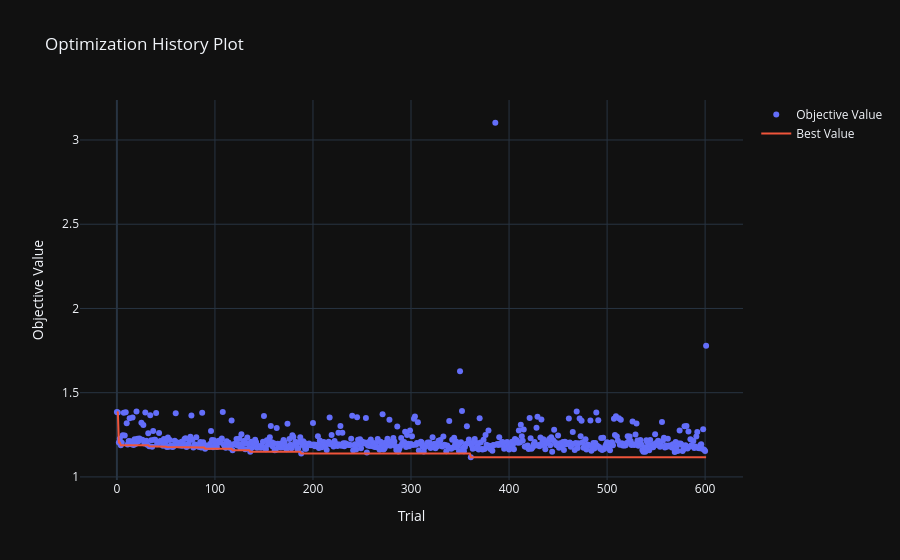
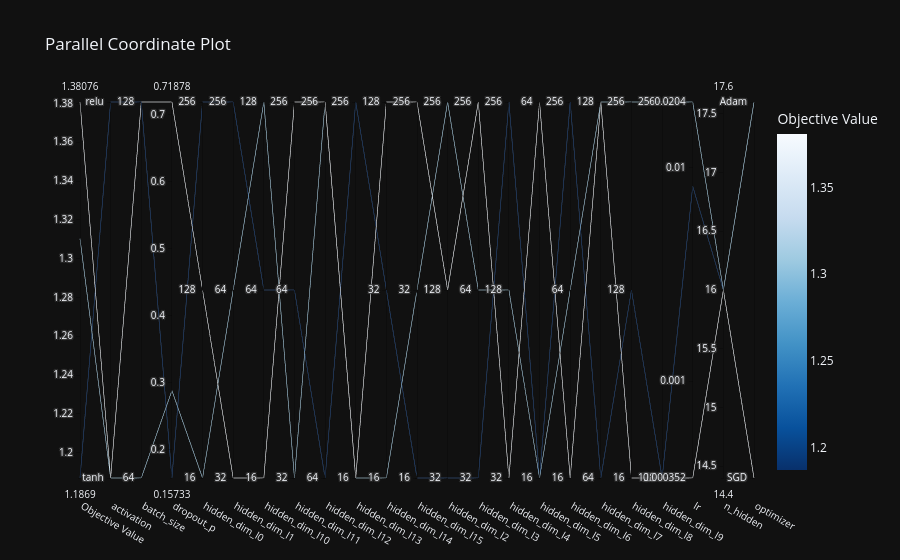
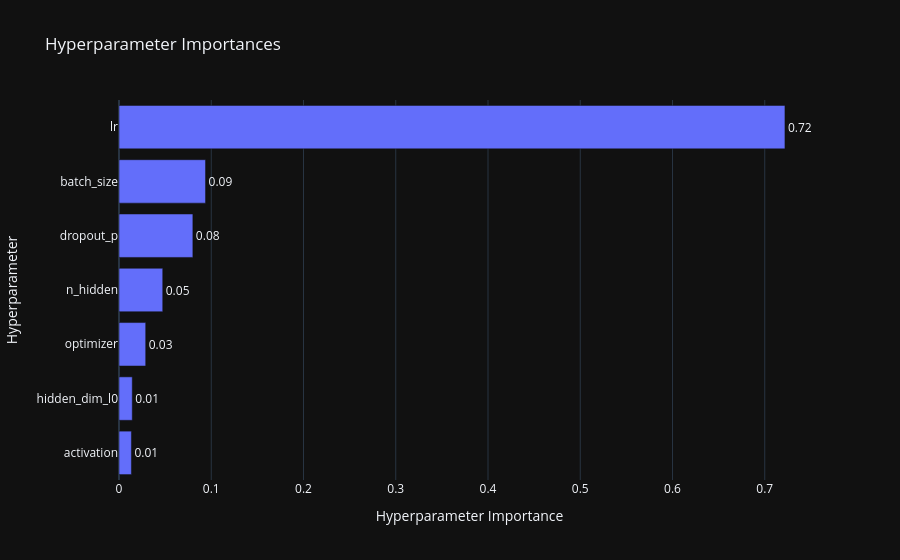
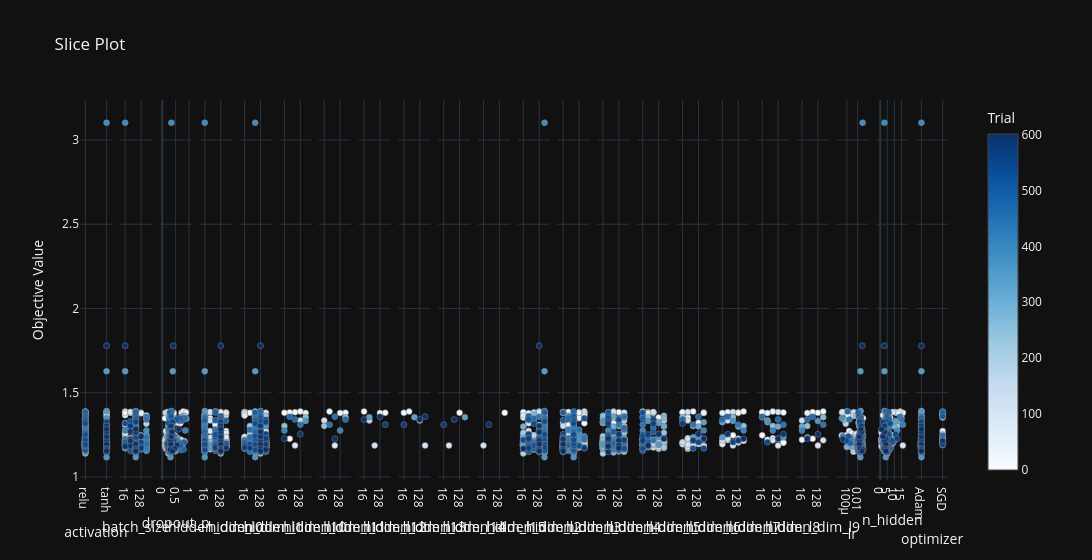

Notebook source saved alongside these figures, in order:
### Code cell
import optuna
from optuna.visualization import plot_optimization_history, plot_parallel_coordinate, plot_param_importances, plot_slice, plot_contour

fig1 = plot_optimization_history(study)
fig1.show()

fig2 = plot_parallel_coordinate(study)
fig2.show()

fig3 = plot_param_importances(study)
fig3.show()

fig4 = plot_slice(study)
fig4.show()

importance = optuna.importance.get_param_importances(study)
top_params = list(importance.keys())[:2]

if len(top_params) >= 2:
    fig5 = plot_contour(study, params=top_params)
    fig5.show()

### Figure 1 — Plotly figure (JSON) as saved in the notebook; plotly's stock layout.template omitted (floating-point values rounded to 4 significant figures; data arrays with more than 128 entries replaced by an {"elided": "..."} marker saying what was removed)
{"data": [{"mode": "markers", "name": "Objective Value", "x": {"elided": "601 int values"}, "y": {"elided": "601 float values"}, "type": "scatter"}, {"mode": "lines", "name": "Best Value", "x": {"elided": "602 int values"}, "y": {"elided": "602 float values"}, "type": "scatter"}, {"marker": {"color": "#cccccc"}, "mode": "markers", "name": "Infeasible Trial", "showlegend": false, "x": [], "y": [], "type": "scatter"}], "layout": {"title": {"text": "Optimization History Plot"}, "xaxis": {"title": {"text": "Trial"}}, "yaxis": {"title": {"text": "Objective Value"}}}}

### Figure 2 — Plotly figure (JSON) as saved in the notebook; plotly's stock layout.template omitted (floating-point values rounded to 4 significant figures)
{"data": [{"dimensions": [{"label": "Objective Value", "range": [1.187, 1.381], "values": [1.31, 1.381, 1.187]}, {"label": "activation", "range": [0, 1], "ticktext": ["tanh", "relu"], "tickvals": [0, 1], "values": [0, 0, 1]}, {"label": "batch_size", "range": [0, 1], "ticktext": ["64", "128"], "tickvals": [0, 1], "values": [0, 1, 1]}, {"label": "dropout_p", "range": [0.1573, 0.7188], "values": [0.2878, 0.7188, 0.1573]}, {"label": "hidden_dim_l0", "range": [0, 2], "ticktext": ["16", "128", "256"], "tickvals": [0, 1, 2], "values": [0, 1, 2]}, {"label": "hidden_dim_l1", "range": [0, 2], "ticktext": ["32", "64", "256"], "tickvals": [0, 1, 2], "values": [1, 0, 2]}, {"label": "hidden_dim_l10", "range": [0, 2], "ticktext": ["16", "64", "128"], "tickvals": [0, 1, 2], "values": [2, 0, 1]}, {"label": "hidden_dim_l11", "range": [0, 2], "ticktext": ["32", "64", "256"], "tickvals": [0, 1, 2], "values": [0, 2, 1]}, {"label": "hidden_dim_l12", "range": [0, 1], "ticktext": ["64", "256"], "tickvals": [0, 1], "values": [1, 1, 0]}, {"label": "hidden_dim_l13", "range": [0, 1], "ticktext": ["16", "256"], "tickvals": [0, 1], "values": [0, 0, 1]}, {"label": "hidden_dim_l14", "range": [0, 2], "ticktext": ["16", "32", "128"], "tickvals": [0, 1, 2], "values": [0, 2, 1]}, {"label": "hidden_dim_l15", "range": [0, 2], "ticktext": ["16", "32", "256"], "tickvals": [0, 1, 2], "values": [1, 2, 0]}, {"label": "hidden_dim_l2", "range": [0, 2], "ticktext": ["32", "128", "256"], "tickvals": [0, 1, 2], "values": [2, 1, 0]}, {"label": "hidden_dim_l3", "range": [0, 2], "ticktext": ["32", "64", "256"], "tickvals": [0, 1, 2], "values": [1, 2, 0]}, {"label": "hidden_dim_l4", "range": [0, 2], "ticktext": ["32", "128", "256"], "tickvals": [0, 1, 2], "values": [1, 0, 2]}, {"label": "hidden_dim_l5", "range": [0, 1], "ticktext": ["16", "64"], "tickvals": [0, 1], "values": [0, 1, 0]}, {"label": "hidden_dim_l6", "range": [0, 2], "ticktext": ["16", "64", "256"], "tickvals": [0, 1, 2], "values": [1, 0, 2]}, {"label": "hidden_dim_l7", "range": [0, 1], "ticktext": ["64", "128"], "tickvals": [0, 1], "values": [1, 1, 0]}, {"label": "hidden_dim_l8", "range": [0, 2], "ticktext": ["16", "128", "256"], "tickvals": [0, 1, 2], "values": [2, 0, 1]}, {"label": "hidden_dim_l9", "range": [0, 1], "ticktext": ["128", "256"], "tickvals": [0, 1], "values": [1, 0, 0]}, {"label": "lr", "range": [-3.454, -1.691], "ticktext": ["0.000352", "0.001", "0.01", "0.0204"], "tickvals": [-3.454, -3, -2, -1.691], "values": [-1.691, -3.454, -2.086]}, {"label": "n_hidden", "range": [16, 16], "values": [16, 16, 16]}, {"label": "optimizer", "range": [0, 1], "ticktext": ["SGD", "Adam"], "tickvals": [0, 1], "values": [1, 0, 1]}], "labelangle": 30, "labelside": "bottom", "line": {"color": [1.31, 1.381, 1.187], "colorbar": {"title": {"text": "Objective Value"}}, "colorscale": [[0.0, "rgb(247,251,255)"], [0.125, "rgb(222,235,247)"], [0.25, "rgb(198,219,239)"], [0.375, "rgb(158,202,225)"], [0.5, "rgb(107,174,214)"], [0.625, "rgb(66,146,198)"], [0.75, "rgb(33,113,181)"], [0.875, "rgb(8,81,156)"], [1.0, "rgb(8,48,107)"]], "reversescale": true, "showscale": true}, "type": "parcoords"}], "layout": {"title": {"text": "Parallel Coordinate Plot"}}}

### Figure 3 — Plotly figure (JSON) as saved in the notebook; plotly's stock layout.template omitted (floating-point values rounded to 4 significant figures)
{"data": [{"cliponaxis": false, "hovertemplate": ["activation (CategoricalDistribution): 0.013466188101597134<extra></extra>", "hidden_dim_l0 (CategoricalDistribution): 0.014382074648849465<extra></extra>", "optimizer (CategoricalDistribution): 0.028951193043967063<extra></extra>", "n_hidden (IntDistribution): 0.047410536392853905<extra></extra>", "dropout_p (FloatDistribution): 0.08007628587041908<extra></extra>", "batch_size (CategoricalDistribution): 0.09380923387768765<extra></extra>", "lr (FloatDistribution): 0.7219044880646257<extra></extra>"], "name": "Objective Value", "orientation": "h", "text": ["0.01", "0.01", "0.03", "0.05", "0.08", "0.09", "0.72"], "textposition": "outside", "x": [0.01347, 0.01438, 0.02895, 0.04741, 0.08008, 0.09381, 0.7219], "y": ["activation", "hidden_dim_l0", "optimizer", "n_hidden", "dropout_p", "batch_size", "lr"], "type": "bar"}], "layout": {"title": {"text": "Hyperparameter Importances"}, "xaxis": {"title": {"text": "Hyperparameter Importance"}}, "yaxis": {"title": {"text": "Hyperparameter"}}}}

### Figure 4 — Plotly figure (JSON) as saved in the notebook; plotly's stock layout.template omitted (floating-point values rounded to 4 significant figures; data arrays with more than 128 entries replaced by an {"elided": "..."} marker saying what was removed)
{"data": [{"marker": {"color": {"elided": "601 int values"}, "colorbar": {"title": {"text": "Trial"}, "x": 1.0, "xpad": 40}, "colorscale": [[0.0, "rgb(247,251,255)"], [0.125, "rgb(222,235,247)"], [0.25, "rgb(198,219,239)"], [0.375, "rgb(158,202,225)"], [0.5, "rgb(107,174,214)"], [0.625, "rgb(66,146,198)"], [0.75, "rgb(33,113,181)"], [0.875, "rgb(8,81,156)"], [1.0, "rgb(8,48,107)"]], "line": {"color": "Grey", "width": 0.5}, "showscale": true}, "mode": "markers", "name": "Feasible Trial", "showlegend": false, "x": {"elided": "601 str values"}, "y": {"elided": "601 float values"}, "type": "scatter", "xaxis": "x", "yaxis": "y"}, {"marker": {"color": {"elided": "601 int values"}, "colorbar": {"title": {"text": "Trial"}, "x": 1.0, "xpad": 40}, "colorscale": [[0.0, "rgb(247,251,255)"], [0.125, "rgb(222,235,247)"], [0.25, "rgb(198,219,239)"], [0.375, "rgb(158,202,225)"], [0.5, "rgb(107,174,214)"], [0.625, "rgb(66,146,198)"], [0.75, "rgb(33,113,181)"], [0.875, "rgb(8,81,156)"], [1.0, "rgb(8,48,107)"]], "line": {"color": "Grey", "width": 0.5}, "showscale": false}, "mode": "markers", "name": "Feasible Trial", "showlegend": false, "x": {"elided": "601 int values"}, "y": {"elided": "601 float values"}, "type": "scatter", "xaxis": "x2", "yaxis": "y2"}, {"marker": {"color": {"elided": "601 int values"}, "colorbar": {"title": {"text": "Trial"}, "x": 1.0, "xpad": 40}, "colorscale": [[0.0, "rgb(247,251,255)"], [0.125, "rgb(222,235,247)"], [0.25, "rgb(198,219,239)"], [0.375, "rgb(158,202,225)"], [0.5, "rgb(107,174,214)"], [0.625, "rgb(66,146,198)"], [0.75, "rgb(33,113,181)"], [0.875, "rgb(8,81,156)"], [1.0, "rgb(8,48,107)"]], "line": {"color": "Grey", "width": 0.5}, "showscale": false}, "mode": "markers", "name": "Feasible Trial", "showlegend": false, "x": {"elided": "601 float values"}, "y": {"elided": "601 float values"}, "type": "scatter", "xaxis": "x3", "yaxis": "y3"}, {"marker": {"color": {"elided": "601 int values"}, "colorbar": {"title": {"text": "Trial"}, "x": 1.0, "xpad": 40}, "colorscale": [[0.0, "rgb(247,251,255)"], [0.125, "rgb(222,235,247)"], [0.25, "rgb(198,219,239)"], [0.375, "rgb(158,202,225)"], [0.5, "rgb(107,174,214)"], [0.625, "rgb(66,146,198)"], [0.75, "rgb(33,113,181)"], [0.875, "rgb(8,81,156)"], [1.0, "rgb(8,48,107)"]], "line": {"color": "Grey", "width": 0.5}, "showscale": false}, "mode": "markers", "name": "Feasible Trial", "showlegend": false, "x": {"elided": "601 int values"}, "y": {"elided": "601 float values"}, "type": "scatter", "xaxis": "x4", "yaxis": "y4"}, {"marker": {"color": {"elided": "589 int values"}, "colorbar": {"title": {"text": "Trial"}, "x": 1.0, "xpad": 40}, "colorscale": [[0.0, "rgb(247,251,255)"], [0.125, "rgb(222,235,247)"], [0.25, "rgb(198,219,239)"], [0.375, "rgb(158,202,225)"], [0.5, "rgb(107,174,214)"], [0.625, "rgb(66,146,198)"], [0.75, "rgb(33,113,181)"], [0.875, "rgb(8,81,156)"], [1.0, "rgb(8,48,107)"]], "line": {"color": "Grey", "width": 0.5}, "showscale": false}, "mode": "markers", "name": "Feasible Trial", "showlegend": false, "x": {"elided": "589 int values"}, "y": {"elided": "589 float values"}, "type": "scatter", "xaxis": "x5", "yaxis": "y5"}, {"marker": {"color": [1, 3, 7, 9, 20, 40, 83, 117, 228, 245, 339, 379, 412, 429, 433, 549, 562], "colorbar": {"title": {"text": "Trial"}, "x": 1.0, "xpad": 40}, "colorscale": [[0.0, "rgb(247,251,255)"], [0.125, "rgb(222,235,247)"], [0.25, "rgb(198,219,239)"], [0.375, "rgb(158,202,225)"], [0.5, "rgb(107,174,214)"], [0.625, "rgb(66,146,198)"], [0.75, "rgb(33,113,181)"], [0.875, "rgb(8,81,156)"], [1.0, "rgb(8,48,107)"]], "line": {"color": "Grey", "width": 0.5}, "showscale": false}, "mode": "markers", "name": "Feasible Trial", "showlegend": false, "x": [32, 32, 16, 64, 128, 256, 64, 128, 16, 256, 256, 16, 128, 32, 64, 128, 16], "y": [1.383, 1.226, 1.381, 1.384, 1.388, 1.38, 1.187, 1.336, 1.303, 1.355, 1.333, 1.275, 1.31, 1.357, 1.341, 1.254, 1.227], "type": "scatter", "xaxis": "x6", "yaxis": "y6"}, {"marker": {"color": [7, 20, 40, 83, 117, 228, 245, 379, 412, 429, 433, 562], "colorbar": {"title": {"text": "Trial"}, "x": 1.0, "xpad": 40}, "colorscale": [[0.0, "rgb(247,251,255)"], [0.125, "rgb(222,235,247)"], [0.25, "rgb(198,219,239)"], [0.375, "rgb(158,202,225)"], [0.5, "rgb(107,174,214)"], [0.625, "rgb(66,146,198)"], [0.75, "rgb(33,113,181)"], [0.875, "rgb(8,81,156)"], [1.0, "rgb(8,48,107)"]], "line": {"color": "Grey", "width": 0.5}, "showscale": false}, "mode": "markers", "name": "Feasible Trial", "showlegend": false, "x": [256, 32, 128, 64, 16, 16, 256, 128, 32, 64, 256, 64], "y": [1.381, 1.388, 1.38, 1.187, 1.336, 1.303, 1.355, 1.275, 1.31, 1.357, 1.341, 1.227], "type": "scatter", "xaxis": "x7", "yaxis": "y7"}, {"marker": {"color": [7, 20, 40, 83, 117, 245, 412, 429, 433], "colorbar": {"title": {"text": "Trial"}, "x": 1.0, "xpad": 40}, "colorscale": [[0.0, "rgb(247,251,255)"], [0.125, "rgb(222,235,247)"], [0.25, "rgb(198,219,239)"], [0.375, "rgb(158,202,225)"], [0.5, "rgb(107,174,214)"], [0.625, "rgb(66,146,198)"], [0.75, "rgb(33,113,181)"], [0.875, "rgb(8,81,156)"], [1.0, "rgb(8,48,107)"]], "line": {"color": "Grey", "width": 0.5}, "showscale": false}, "mode": "markers", "name": "Feasible Trial", "showlegend": false, "x": [256, 16, 128, 64, 32, 32, 256, 128, 16], "y": [1.381, 1.388, 1.38, 1.187, 1.336, 1.355, 1.31, 1.357, 1.341], "type": "scatter", "xaxis": "x8", "yaxis": "y8"}, {"marker": {"color": [7, 20, 83, 117, 245, 412, 429, 433], "colorbar": {"title": {"text": "Trial"}, "x": 1.0, "xpad": 40}, "colorscale": [[0.0, "rgb(247,251,255)"], [0.125, "rgb(222,235,247)"], [0.25, "rgb(198,219,239)"], [0.375, "rgb(158,202,225)"], [0.5, "rgb(107,174,214)"], [0.625, "rgb(66,146,198)"], [0.75, "rgb(33,113,181)"], [0.875, "rgb(8,81,156)"], [1.0, "rgb(8,48,107)"]], "line": {"color": "Grey", "width": 0.5}, "showscale": false}, "mode": "markers", "name": "Feasible Trial", "showlegend": false, "x": [16, 32, 256, 128, 64, 16, 256, 128], "y": [1.381, 1.388, 1.187, 1.336, 1.355, 1.31, 1.357, 1.341], "type": "scatter", "xaxis": "x9", "yaxis": "y9"}, {"marker": {"color": [7, 83, 245, 412, 433], "colorbar": {"title": {"text": "Trial"}, "x": 1.0, "xpad": 40}, "colorscale": [[0.0, "rgb(247,251,255)"], [0.125, "rgb(222,235,247)"], [0.25, "rgb(198,219,239)"], [0.375, "rgb(158,202,225)"], [0.5, "rgb(107,174,214)"], [0.625, "rgb(66,146,198)"], [0.75, "rgb(33,113,181)"], [0.875, "rgb(8,81,156)"], [1.0, "rgb(8,48,107)"]], "line": {"color": "Grey", "width": 0.5}, "showscale": false}, "mode": "markers", "name": "Feasible Trial", "showlegend": false, "x": [128, 32, 256, 16, 64], "y": [1.381, 1.187, 1.355, 1.31, 1.341], "type": "scatter", "xaxis": "x10", "yaxis": "y10"}, {"marker": {"color": [7, 83, 412], "colorbar": {"title": {"text": "Trial"}, "x": 1.0, "xpad": 40}, "colorscale": [[0.0, "rgb(247,251,255)"], [0.125, "rgb(222,235,247)"], [0.25, "rgb(198,219,239)"], [0.375, "rgb(158,202,225)"], [0.5, "rgb(107,174,214)"], [0.625, "rgb(66,146,198)"], [0.75, "rgb(33,113,181)"], [0.875, "rgb(8,81,156)"], [1.0, "rgb(8,48,107)"]], "line": {"color": "Grey", "width": 0.5}, "showscale": false}, "mode": "markers", "name": "Feasible Trial", "showlegend": false, "x": [256, 16, 32], "y": [1.381, 1.187, 1.31], "type": "scatter", "xaxis": "x11", "yaxis": "y11"}, {"marker": {"color": {"elided": "568 int values"}, "colorbar": {"title": {"text": "Trial"}, "x": 1.0, "xpad": 40}, "colorscale": [[0.0, "rgb(247,251,255)"], [0.125, "rgb(222,235,247)"], [0.25, "rgb(198,219,239)"], [0.375, "rgb(158,202,225)"], [0.5, "rgb(107,174,214)"], [0.625, "rgb(66,146,198)"], [0.75, "rgb(33,113,181)"], [0.875, "rgb(8,81,156)"], [1.0, "rgb(8,48,107)"]], "line": {"color": "Grey", "width": 0.5}, "showscale": false}, "mode": "markers", "name": "Feasible Trial", "showlegend": false, "x": {"elided": "568 int values"}, "y": {"elided": "568 float values"}, "type": "scatter", "xaxis": "x12", "yaxis": "y12"}, {"marker": {"color": {"elided": "489 int values"}, "colorbar": {"title": {"text": "Trial"}, "x": 1.0, "xpad": 40}, "colorscale": [[0.0, "rgb(247,251,255)"], [0.125, "rgb(222,235,247)"], [0.25, "rgb(198,219,239)"], [0.375, "rgb(158,202,225)"], [0.5, "rgb(107,174,214)"], [0.625, "rgb(66,146,198)"], [0.75, "rgb(33,113,181)"], [0.875, "rgb(8,81,156)"], [1.0, "rgb(8,48,107)"]], "line": {"color": "Grey", "width": 0.5}, "showscale": false}, "mode": "markers", "name": "Feasible Trial", "showlegend": false, "x": {"elided": "489 int values"}, "y": {"elided": "489 float values"}, "type": "scatter", "xaxis": "x13", "yaxis": "y13"}, {"marker": {"color": {"elided": "298 int values"}, "colorbar": {"title": {"text": "Trial"}, "x": 1.0, "xpad": 40}, "colorscale": [[0.0, "rgb(247,251,255)"], [0.125, "rgb(222,235,247)"], [0.25, "rgb(198,219,239)"], [0.375, "rgb(158,202,225)"], [0.5, "rgb(107,174,214)"], [0.625, "rgb(66,146,198)"], [0.75, "rgb(33,113,181)"], [0.875, "rgb(8,81,156)"], [1.0, "rgb(8,48,107)"]], "line": {"color": "Grey", "width": 0.5}, "showscale": false}, "mode": "markers", "name": "Feasible Trial", "showlegend": false, "x": {"elided": "298 int values"}, "y": {"elided": "298 float values"}, "type": "scatter", "xaxis": "x14", "yaxis": "y14"}, {"marker": {"color": [1, 2, 3, 5, 6, 7, 9, 11, 14, 16, 20, 21, 25, 30, 39, 40, 54, 57, 58, 59, 60, 61, 62, 65, 67, 68, 70, 80, 83, 88, 90, 92, 93, 94, 95, 97, 98, 99, 100, 101, 102, 103, 104, 105, 106, 107, 108, 109, 110, 113, 117, 130, 138, 140, 141, 142, 149, 154, 158, 170, 183, 195, 198, 206, 207, 208, 209, 216, 226, 228, 235, 240, 245, 254, 259, 265, 286, 307, 322, 323, 330, 334, 339, 379, 403, 408, 412, 418, 428, 429, 433, 457, 461, 465, 473, 484, 485, 486, 487, 489, 494, 497, 502, 505, 508, 510, 514, 522, 529, 530, 531, 549, 562, 563], "colorbar": {"title": {"text": "Trial"}, "x": 1.0, "xpad": 40}, "colorscale": [[0.0, "rgb(247,251,255)"], [0.125, "rgb(222,235,247)"], [0.25, "rgb(198,219,239)"], [0.375, "rgb(158,202,225)"], [0.5, "rgb(107,174,214)"], [0.625, "rgb(66,146,198)"], [0.75, "rgb(33,113,181)"], [0.875, "rgb(8,81,156)"], [1.0, "rgb(8,48,107)"]], "line": {"color": "Grey", "width": 0.5}, "showscale": false}, "mode": "markers", "name": "Feasible Trial", "showlegend": false, "x": [64, 64, 16, 256, 32, 64, 32, 256, 256, 128, 16, 256, 128, 256, 16, 32, 128, 32, 32, 32, 32, 32, 32, 32, 32, 32, 32, 64, 16, 64, 128, 128, 128, 128, 128, 128, 128, 128, 128, 128, 128, 128, 128, 128, 128, 128, 64, 128, 256, 16, 256, 16, 64, 64, 64, 64, 64, 64, 256, 16, 64, 256, 16, 256, 256, 256, 256, 256, 256, 256, 16, 256, 32, 256, 16, 32, 256, 128, 128, 32, 16, 128, 32, 16, 32, 64, 16, 32, 64, 16, 64, 32, 16, 64, 32, 16, 16, 16, 16, 16, 16, 16, 16, 16, 16, 16, 64, 16, 32, 64, 16, 128, 256, 32], "y": [1.383, 1.204, 1.226, 1.203, 1.247, 1.381, 1.384, 1.192, 1.212, 1.352, 1.388, 1.227, 1.322, 1.215, 1.22, 1.38, 1.219, 1.177, 1.184, 1.215, 1.377, 1.205, 1.195, 1.187, 1.185, 1.194, 1.23, 1.192, 1.187, 1.205, 1.167, 1.183, 1.181, 1.178, 1.196, 1.219, 1.176, 1.217, 1.204, 1.203, 1.177, 1.208, 1.214, 1.204, 1.217, 1.228, 1.385, 1.192, 1.182, 1.195, 1.336, 1.215, 1.175, 1.199, 1.221, 1.205, 1.209, 1.19, 1.206, 1.219, 1.192, 1.19, 1.188, 1.171, 1.216, 1.2, 1.176, 1.208, 1.262, 1.303, 1.191, 1.363, 1.355, 1.349, 1.222, 1.176, 1.299, 1.325, 1.235, 1.188, 1.219, 1.192, 1.333, 1.275, 1.208, 1.218, 1.31, 1.181, 1.291, 1.357, 1.341, 1.209, 1.347, 1.267, 1.242, 1.155, 1.186, 1.202, 1.169, 1.382, 1.231, 1.165, 1.169, 1.206, 1.249, 1.24, 1.34, 1.21, 1.252, 1.317, 1.216, 1.254, 1.227, 1.186], "type": "scatter", "xaxis": "x15", "yaxis": "y15"}, {"marker": {"color": [1, 2, 3, 5, 6, 7, 9, 16, 20, 21, 25, 39, 40, 54, 59, 62, 67, 68, 70, 83, 90, 92, 93, 98, 100, 101, 102, 103, 104, 106, 107, 108, 109, 110, 117, 142, 228, 245, 286, 307, 322, 330, 339, 379, 412, 429, 433, 487, 502, 505, 530, 531, 549, 562], "colorbar": {"title": {"text": "Trial"}, "x": 1.0, "xpad": 40}, "colorscale": [[0.0, "rgb(247,251,255)"], [0.125, "rgb(222,235,247)"], [0.25, "rgb(198,219,239)"], [0.375, "rgb(158,202,225)"], [0.5, "rgb(107,174,214)"], [0.625, "rgb(66,146,198)"], [0.75, "rgb(33,113,181)"], [0.875, "rgb(8,81,156)"], [1.0, "rgb(8,48,107)"]], "line": {"color": "Grey", "width": 0.5}, "showscale": false}, "mode": "markers", "name": "Feasible Trial", "showlegend": false, "x": [256, 16, 64, 32, 128, 16, 16, 32, 64, 256, 128, 128, 256, 64, 32, 128, 64, 16, 32, 256, 32, 32, 32, 32, 32, 32, 32, 32, 32, 32, 32, 32, 32, 256, 32, 16, 64, 16, 128, 256, 64, 128, 16, 256, 64, 128, 16, 64, 256, 128, 16, 64, 128, 256], "y": [1.383, 1.204, 1.226, 1.203, 1.247, 1.381, 1.384, 1.352, 1.388, 1.227, 1.322, 1.22, 1.38, 1.219, 1.215, 1.195, 1.185, 1.194, 1.23, 1.187, 1.167, 1.183, 1.181, 1.176, 1.204, 1.203, 1.177, 1.208, 1.214, 1.217, 1.228, 1.385, 1.192, 1.182, 1.336, 1.205, 1.303, 1.355, 1.299, 1.325, 1.235, 1.219, 1.333, 1.275, 1.31, 1.357, 1.341, 1.169, 1.169, 1.206, 1.317, 1.216, 1.254, 1.227], "type": "scatter", "xaxis": "x16", "yaxis": "y16"}, {"marker": {"color": [1, 2, 3, 5, 6, 7, 9, 20, 39, 40, 54, 59, 68, 70, 83, 100, 104, 106, 107, 108, 117, 228, 245, 286, 307, 322, 330, 339, 379, 412, 429, 433, 505, 531, 549, 562], "colorbar": {"title": {"text": "Trial"}, "x": 1.0, "xpad": 40}, "colorscale": [[0.0, "rgb(247,251,255)"], [0.125, "rgb(222,235,247)"], [0.25, "rgb(198,219,239)"], [0.375, "rgb(158,202,225)"], [0.5, "rgb(107,174,214)"], [0.625, "rgb(66,146,198)"], [0.75, "rgb(33,113,181)"], [0.875, "rgb(8,81,156)"], [1.0, "rgb(8,48,107)"]], "line": {"color": "Grey", "width": 0.5}, "showscale": false}, "mode": "markers", "name": "Feasible Trial", "showlegend": false, "x": [128, 16, 128, 64, 64, 128, 32, 256, 256, 16, 32, 256, 16, 32, 64, 128, 256, 16, 32, 64, 32, 256, 64, 128, 16, 16, 128, 64, 256, 128, 32, 16, 64, 128, 32, 256], "y": [1.383, 1.204, 1.226, 1.203, 1.247, 1.381, 1.384, 1.388, 1.22, 1.38, 1.219, 1.215, 1.194, 1.23, 1.187, 1.204, 1.214, 1.217, 1.228, 1.385, 1.336, 1.303, 1.355, 1.299, 1.325, 1.235, 1.219, 1.333, 1.275, 1.31, 1.357, 1.341, 1.206, 1.216, 1.254, 1.227], "type": "scatter", "xaxis": "x17", "yaxis": "y17"}, {"marker": {"color": [1, 2, 3, 5, 6, 7, 9, 20, 39, 40, 70, 83, 106, 108, 117, 228, 245, 286, 307, 322, 339, 379, 412, 429, 433, 505, 549, 562], "colorbar": {"title": {"text": "Trial"}, "x": 1.0, "xpad": 40}, "colorscale": [[0.0, "rgb(247,251,255)"], [0.125, "rgb(222,235,247)"], [0.25, "rgb(198,219,239)"], [0.375, "rgb(158,202,225)"], [0.5, "rgb(107,174,214)"], [0.625, "rgb(66,146,198)"], [0.75, "rgb(33,113,181)"], [0.875, "rgb(8,81,156)"], [1.0, "rgb(8,48,107)"]], "line": {"color": "Grey", "width": 0.5}, "showscale": false}, "mode": "markers", "name": "Feasible Trial", "showlegend": false, "x": [256, 256, 128, 256, 16, 16, 16, 64, 32, 32, 64, 128, 64, 128, 32, 64, 16, 128, 32, 256, 32, 64, 256, 16, 128, 32, 256, 128], "y": [1.383, 1.204, 1.226, 1.203, 1.247, 1.381, 1.384, 1.388, 1.22, 1.38, 1.23, 1.187, 1.217, 1.385, 1.336, 1.303, 1.355, 1.299, 1.325, 1.235, 1.333, 1.275, 1.31, 1.357, 1.341, 1.206, 1.254, 1.227], "type": "scatter", "xaxis": "x18", "yaxis": "y18"}, {"marker": {"color": [1, 3, 7, 9, 20, 39, 40, 83, 106, 117, 228, 245, 286, 322, 339, 379, 412, 429, 433, 549, 562], "colorbar": {"title": {"text": "Trial"}, "x": 1.0, "xpad": 40}, "colorscale": [[0.0, "rgb(247,251,255)"], [0.125, "rgb(222,235,247)"], [0.25, "rgb(198,219,239)"], [0.375, "rgb(158,202,225)"], [0.5, "rgb(107,174,214)"], [0.625, "rgb(66,146,198)"], [0.75, "rgb(33,113,181)"], [0.875, "rgb(8,81,156)"], [1.0, "rgb(8,48,107)"]], "line": {"color": "Grey", "width": 0.5}, "showscale": false}, "mode": "markers", "name": "Feasible Trial", "showlegend": false, "x": [64, 64, 128, 64, 256, 16, 32, 128, 256, 16, 32, 256, 16, 32, 128, 16, 256, 64, 32, 128, 32], "y": [1.383, 1.226, 1.381, 1.384, 1.388, 1.22, 1.38, 1.187, 1.217, 1.336, 1.303, 1.355, 1.299, 1.235, 1.333, 1.275, 1.31, 1.357, 1.341, 1.254, 1.227], "type": "scatter", "xaxis": "x19", "yaxis": "y19"}, {"marker": {"color": {"elided": "601 int values"}, "colorbar": {"title": {"text": "Trial"}, "x": 1.0, "xpad": 40}, "colorscale": [[0.0, "rgb(247,251,255)"], [0.125, "rgb(222,235,247)"], [0.25, "rgb(198,219,239)"], [0.375, "rgb(158,202,225)"], [0.5, "rgb(107,174,214)"], [0.625, "rgb(66,146,198)"], [0.75, "rgb(33,113,181)"], [0.875, "rgb(8,81,156)"], [1.0, "rgb(8,48,107)"]], "line": {"color": "Grey", "width": 0.5}, "showscale": false}, "mode": "markers", "name": "Feasible Trial", "showlegend": false, "x": {"elided": "601 float values"}, "y": {"elided": "601 float values"}, "type": "scatter", "xaxis": "x20", "yaxis": "y20"}, {"marker": {"color": {"elided": "601 int values"}, "colorbar": {"title": {"text": "Trial"}, "x": 1.0, "xpad": 40}, "colorscale": [[0.0, "rgb(247,251,255)"], [0.125, "rgb(222,235,247)"], [0.25, "rgb(198,219,239)"], [0.375, "rgb(158,202,225)"], [0.5, "rgb(107,174,214)"], [0.625, "rgb(66,146,198)"], [0.75, "rgb(33,113,181)"], [0.875, "rgb(8,81,156)"], [1.0, "rgb(8,48,107)"]], "line": {"color": "Grey", "width": 0.5}, "showscale": false}, "mode": "markers", "name": "Feasible Trial", "showlegend": false, "x": {"elided": "601 int values"}, "y": {"elided": "601 float values"}, "type": "scatter", "xaxis": "x21", "yaxis": "y21"}, {"marker": {"color": {"elided": "601 int values"}, "colorbar": {"title": {"text": "Trial"}, "x": 1.0, "xpad": 40}, "colorscale": [[0.0, "rgb(247,251,255)"], [0.125, "rgb(222,235,247)"], [0.25, "rgb(198,219,239)"], [0.375, "rgb(158,202,225)"], [0.5, "rgb(107,174,214)"], [0.625, "rgb(66,146,198)"], [0.75, "rgb(33,113,181)"], [0.875, "rgb(8,81,156)"], [1.0, "rgb(8,48,107)"]], "line": {"color": "Grey", "width": 0.5}, "showscale": false}, "mode": "markers", "name": "Feasible Trial", "showlegend": false, "x": {"elided": "601 str values"}, "y": {"elided": "601 float values"}, "type": "scatter", "xaxis": "x22", "yaxis": "y22"}], "layout": {"xaxis": {"anchor": "y", "domain": [0.0, 0.03678], "title": {"text": "activation"}, "type": "category", "categoryorder": "array", "categoryarray": ["relu", "tanh"]}, "yaxis": {"anchor": "x", "domain": [0.0, 1.0], "title": {"text": "Objective Value"}}, "xaxis2": {"anchor": "y2", "domain": [0.04587, 0.08264], "title": {"text": "batch_size"}, "type": "category", "categoryorder": "array", "categoryarray": [16, 32, 64, 128, 256]}, "yaxis2": {"anchor": "x2", "domain": [0.0, 1.0], "matches": "y", "showticklabels": false}, "xaxis3": {"anchor": "y3", "domain": [0.09174, 0.1285], "title": {"text": "dropout_p"}}, "yaxis3": {"anchor": "x3", "domain": [0.0, 1.0], "matches": "y", "showticklabels": false}, "xaxis4": {"anchor": "y4", "domain": [0.1376, 0.1744], "title": {"text": "hidden_dim_l0"}, "type": "category", "categoryorder": "array", "categoryarray": [16, 32, 64, 128, 256]}, "yaxis4": {"anchor": "x4", "domain": [0.0, 1.0], "matches": "y", "showticklabels": false}, "xaxis5": {"anchor": "y5", "domain": [0.1835, 0.2202], "title": {"text": "hidden_dim_l1"}, "type": "category", "categoryorder": "array", "categoryarray": [16, 32, 64, 128, 256]}, "yaxis5": {"anchor": "x5", "domain": [0.0, 1.0], "matches": "y", "showticklabels": false}, "xaxis6": {"anchor": "y6", "domain": [0.2293, 0.2661], "title": {"text": "hidden_dim_l10"}, "type": "category", "categoryorder": "array", "categoryarray": [16, 32, 64, 128, 256]}, "yaxis6": {"anchor": "x6", "domain": [0.0, 1.0], "matches": "y", "showticklabels": false}, "xaxis7": {"anchor": "y7", "domain": [0.2752, 0.312], "title": {"text": "hidden_dim_l11"}, "type": "category", "categoryorder": "array", "categoryarray": [16, 32, 64, 128, 256]}, "yaxis7": {"anchor": "x7", "domain": [0.0, 1.0], "matches": "y", "showticklabels": false}, "xaxis8": {"anchor": "y8", "domain": [0.3211, 0.3579], "title": {"text": "hidden_dim_l12"}, "type": "category", "categoryorder": "array", "categoryarray": [16, 32, 64, 128, 256]}, "yaxis8": {"anchor": "x8", "domain": [0.0, 1.0], "matches": "y", "showticklabels": false}, "xaxis9": {"anchor": "y9", "domain": [0.3669, 0.4037], "title": {"text": "hidden_dim_l13"}, "type": "category", "categoryorder": "array", "categoryarray": [16, 32, 64, 128, 256]}, "yaxis9": {"anchor": "x9", "domain": [0.0, 1.0], "matches": "y", "showticklabels": false}, "xaxis10": {"anchor": "y10", "domain": [0.4128, 0.4496], "title": {"text": "hidden_dim_l14"}, "type": "category", "categoryorder": "array", "categoryarray": [16, 32, 64, 128, 256]}, "yaxis10": {"anchor": "x10", "domain": [0.0, 1.0], "matches": "y", "showticklabels": false}, "xaxis11": {"anchor": "y11", "domain": [0.4587, 0.4955], "title": {"text": "hidden_dim_l15"}, "type": "category", "categoryorder": "array", "categoryarray": [16, 32, 64, 128, 256]}, "yaxis11": {"anchor": "x11", "domain": [0.0, 1.0], "matches": "y", "showticklabels": false}, "xaxis12": {"anchor": "y12", "domain": [0.5045, 0.5413], "title": {"text": "hidden_dim_l2"}, "type": "category", "categoryorder": "array", "categoryarray": [16, 32, 64, 128, 256]}, "yaxis12": {"anchor": "x12", "domain": [0.0, 1.0], "matches": "y", "showticklabels": false}, "xaxis13": {"anchor": "y13", "domain": [0.5504, 0.5872], "title": {"text": "hidden_dim_l3"}, "type": "category", "categoryorder": "array", "categoryarray": [16, 32, 64, 128, 256]}, "yaxis13": {"anchor": "x13", "domain": [0.0, 1.0], "matches": "y", "showticklabels": false}, "xaxis14": {"anchor": "y14", "domain": [0.5963, 0.6331], "title": {"text": "hidden_dim_l4"}, "type": "category", "categoryorder": "array", "categoryarray": [16, 32, 64, 128, 256]}, "yaxis14": {"anchor": "x14", "domain": [0.0, 1.0], "matches": "y", "showticklabels": false}, "xaxis15": {"anchor": "y15", "domain": [0.6421, 0.6789], "title": {"text": "hidden_dim_l5"}, "type": "category", "categoryorder": "array", "categoryarray": [16, 32, 64, 128, 256]}, "yaxis15": {"anchor": "x15", "domain": [0.0, 1.0], "matches": "y", "showticklabels": false}, "xaxis16": {"anchor": "y16", "domain": [0.688, 0.7248], "title": {"text": "hidden_dim_l6"}, "type": "category", "categoryorder": "array", "categoryarray": [16, 32, 64, 128, 256]}, "yaxis16": {"anchor": "x16", "domain": [0.0, 1.0], "matches": "y", "showticklabels": false}, "xaxis17": {"anchor": "y17", "domain": [0.7339, 0.7707], "title": {"text": "hidden_dim_l7"}, "type": "category", "categoryorder": "array", "categoryarray": [16, 32, 64, 128, 256]}, "yaxis17": {"anchor": "x17", "domain": [0.0, 1.0], "matches": "y", "showticklabels": false}, "xaxis18": {"anchor": "y18", "domain": [0.7798, 0.8165], "title": {"text": "hidden_dim_l8"}, "type": "category", "categoryorder": "array", "categoryarray": [16, 32, 64, 128, 256]}, "yaxis18": {"anchor": "x18", "domain": [0.0, 1.0], "matches": "y", "showticklabels": false}, "xaxis19": {"anchor": "y19", "domain": [0.8256, 0.8624], "title": {"text": "hidden_dim_l9"}, "type": "category", "categoryorder": "array", "categoryarray": [16, 32, 64, 128, 256]}, "yaxis19": {"anchor": "x19", "domain": [0.0, 1.0], "matches": "y", "showticklabels": false}, "xaxis20": {"anchor": "y20", "domain": [0.8715, 0.9083], "title": {"text": "lr"}, "type": "log"}, "yaxis20": {"anchor": "x20", "domain": [0.0, 1.0], "matches": "y", "showticklabels": false}, "xaxis21": {"anchor": "y21", "domain": [0.9174, 0.9541], "title": {"text": "n_hidden"}}, "yaxis21": {"anchor": "x21", "domain": [0.0, 1.0], "matches": "y", "showticklabels": false}, "xaxis22": {"anchor": "y22", "domain": [0.9632, 1.0], "title": {"text": "optimizer"}, "type": "category", "categoryorder": "array", "categoryarray": ["Adam", "SGD"]}, "yaxis22": {"anchor": "x22", "domain": [0.0, 1.0], "matches": "y", "showticklabels": false}, "title": {"text": "Slice Plot"}, "width": 6600}}
